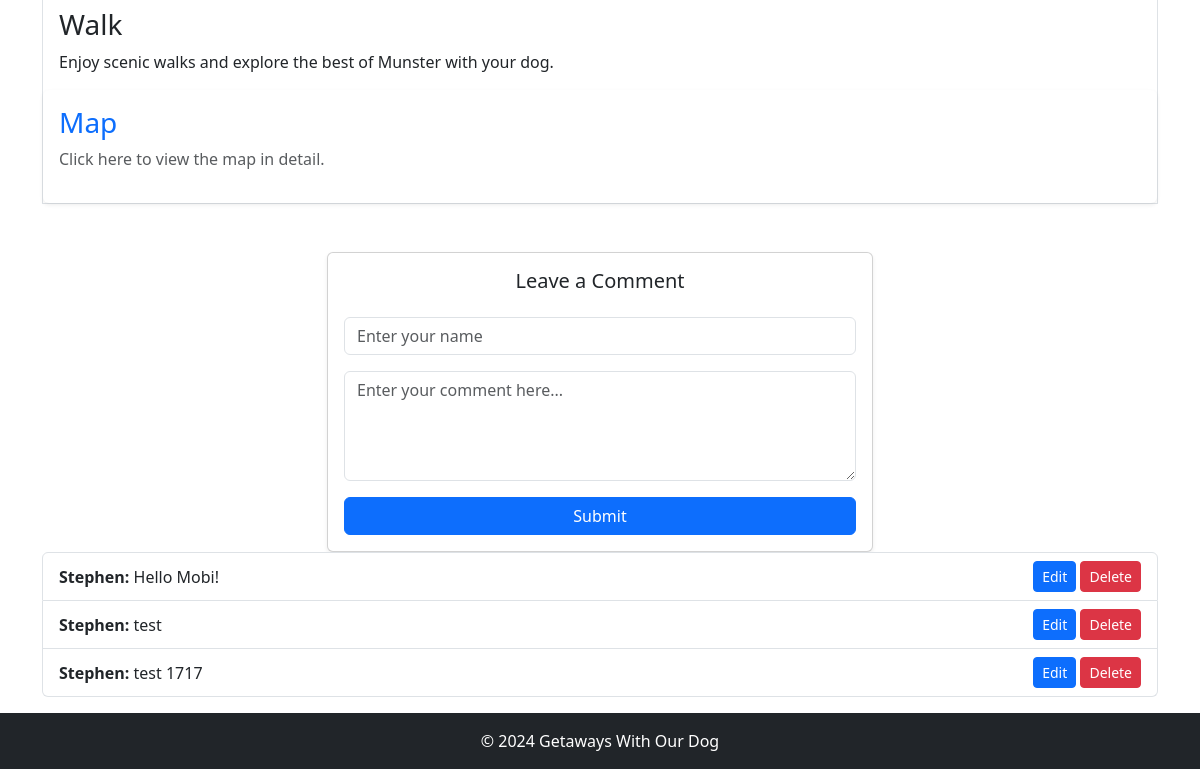
Before: / (lower part) with the older database file.
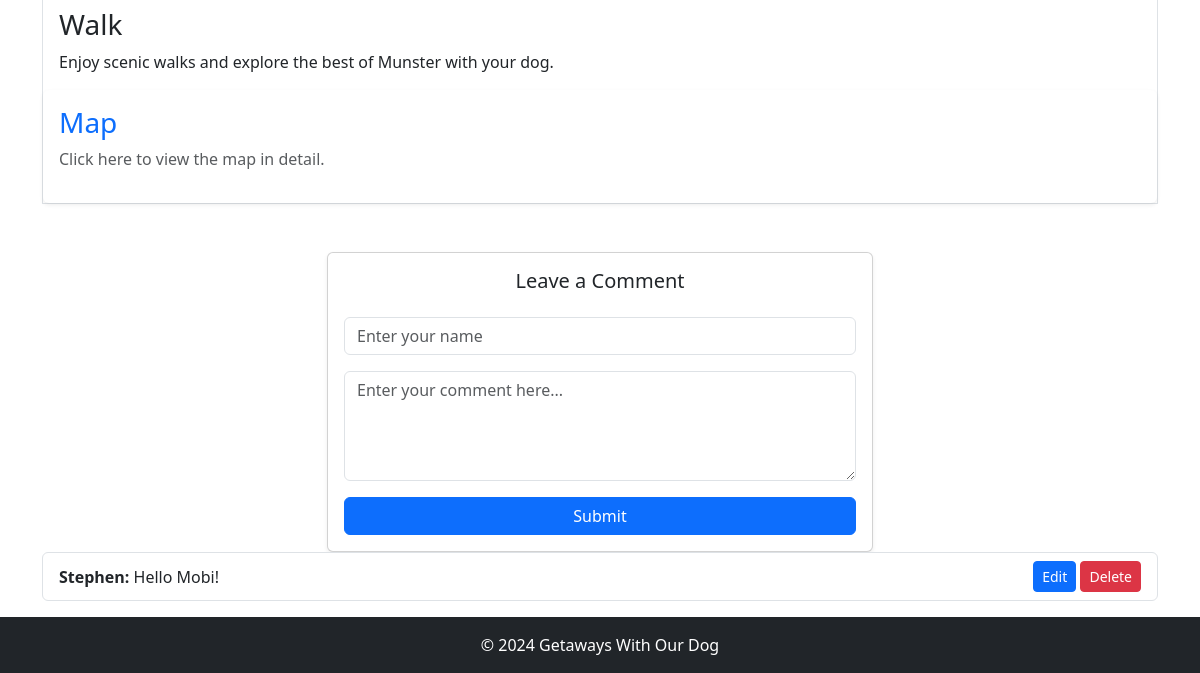
After: the same page with the newer database file.
### tables this page shows
CREATE TABLE comments (
            id INTEGER PRIMARY KEY AUTOINCREMENT,
            name TEXT NOT NULL,
            comment TEXT NOT NULL
        );

### app.py (the view, shortened to what this page needs)
@app.route('/', methods=['GET', 'POST'])
def index():
    comments = []
    try:
        with sqlite3.connect('comments.db') as conn:
            cursor = conn.cursor()
            cursor.execute("SELECT id, name, comment FROM comments")  # Ensure 'id' is included here
            comments = cursor.fetchall()
    except sqlite3.Error as e:
        print(f"Database error: {e}")
    return render_template('index.html', comments=comments)

### templates/index.html (shortened to what this page needs)
<!DOCTYPE html>
<html lang="en">
<head>
  <link href="https://cdn.jsdelivr.net/npm/bootstrap@5.3.3/dist/css/bootstrap.min.css" rel="stylesheet">
  <link rel="stylesheet" href="https://cdnjs.cloudflare.com/ajax/libs/leaflet/1.9.4/leaflet.css" />
</head>
<body>
</body>
<main class="container-flex pt-5 pt-5">
  <div class="container my-5">
    <section id="munster" class="my-4">
      <div class="card-deck border">
        <div class="card border-0">
          <div class="card-body">
            <h3 class="card-title">Walk</h3>
            <p class="card-text">Enjoy scenic walks and explore the best of Munster with your dog.</p>
          </div>
        </div>
        <a href="map.html?lat=52.094888&lng=-7.623023&zoom=11" class="card border-0 text-decoration-none shadow-sm">
          <div class="card-body">
            <h3 class="card-title text-primary">Map</h3>
            <p class="card-text text-muted">Click here to view the map in detail.</p>
          </div>
        </a>
      </div>
    </section>
  </div>
<div class="container mt-5">
  <div class="row justify-content-center">
    <div class="col-md-6">
      <div class="card shadow-sm">
        <div class="card-body">
          <h5 class="card-title text-center mb-4">Leave a Comment</h5>
          <form action="/" method="post">
            <div class="mb-3">
              <input type="text" class="form-control" id="name" name="name" placeholder="Enter your name" required>
            </div>
            <div class="mb-3">
              <textarea class="form-control" id="comment" name="comment" rows="4" placeholder="Enter your comment here..." required></textarea>
            </div>
            <div class="d-grid">
              <button type="submit" class="btn btn-primary">Submit</button>
            </div>
          </form>
        </div>
      </div>
    </div>
  </div>
  <ul class="list-group">
    {% for comment in comments %}
      <li class="list-group-item d-flex justify-content-between align-items-center" data-id="{{ comment[0] }}">
        <div>
          <strong>{{ comment[1] }}:</strong> {{ comment[2] }}
        </div>
        <div>
          <button class="btn btn-sm btn-primary mr-2" onclick="editComment('{{ comment[0] }}')">Edit</button>
          <button class="btn btn-sm btn-danger" onclick="deleteComment('{{ comment[0] }}')">Delete</button>
        </div>
      </li>
    {% endfor %}
  </ul>
</main>
<footer class="footer mt-3 py-3 bg-dark text-white text-center">
  <div class="container">
    <span class="d-block">© 2024 Getaways With Our Dog</span>
  </div>
</footer>
</body>
</html>

Changed rows visible on the page:
removed comments: name "Stephen", comment "test"
removed comments: name "Stephen", comment "test 1717"
